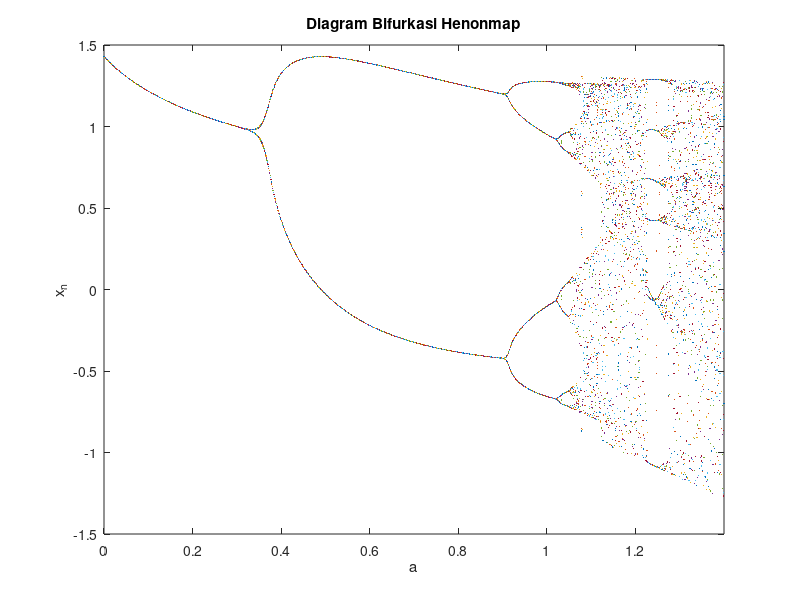

The MATLAB script that drew this image:
clear all;
clc;
N = 200;
Nplot = 100; 
x = zeros(Nplot,1);
y = zeros(Nplot,1);
b = 0.3;
for a = 0:0.001:1.4;
  x(1) = 0.01;
  y(1) = 0;
  x0 = x(1); 
  y0 = y(1); 
  for n = 1:Nplot-1
    x(n+1) = 1-(a.*x0.^2)+y0; 
    y(n+1) = b.*x0;
    % karena tercouple digunakan x0 dan y0 agar pada iterasi selanjutnya
    % nilai x(n+1) dan y(n+1) tidak saling mempengaruhi
    x0 = x(n+1); 
    y0 = y(n+1); 
  end
  plot(a*ones(10,1), x(Nplot-9:Nplot), '.', 'markersize', 2);
  hold on;
end
title('Diagram Bifurkasi Henonmap');
xlabel('a');  ylabel('x_n');
set(gca, 'xlim', [0 1.4]);
hold off;